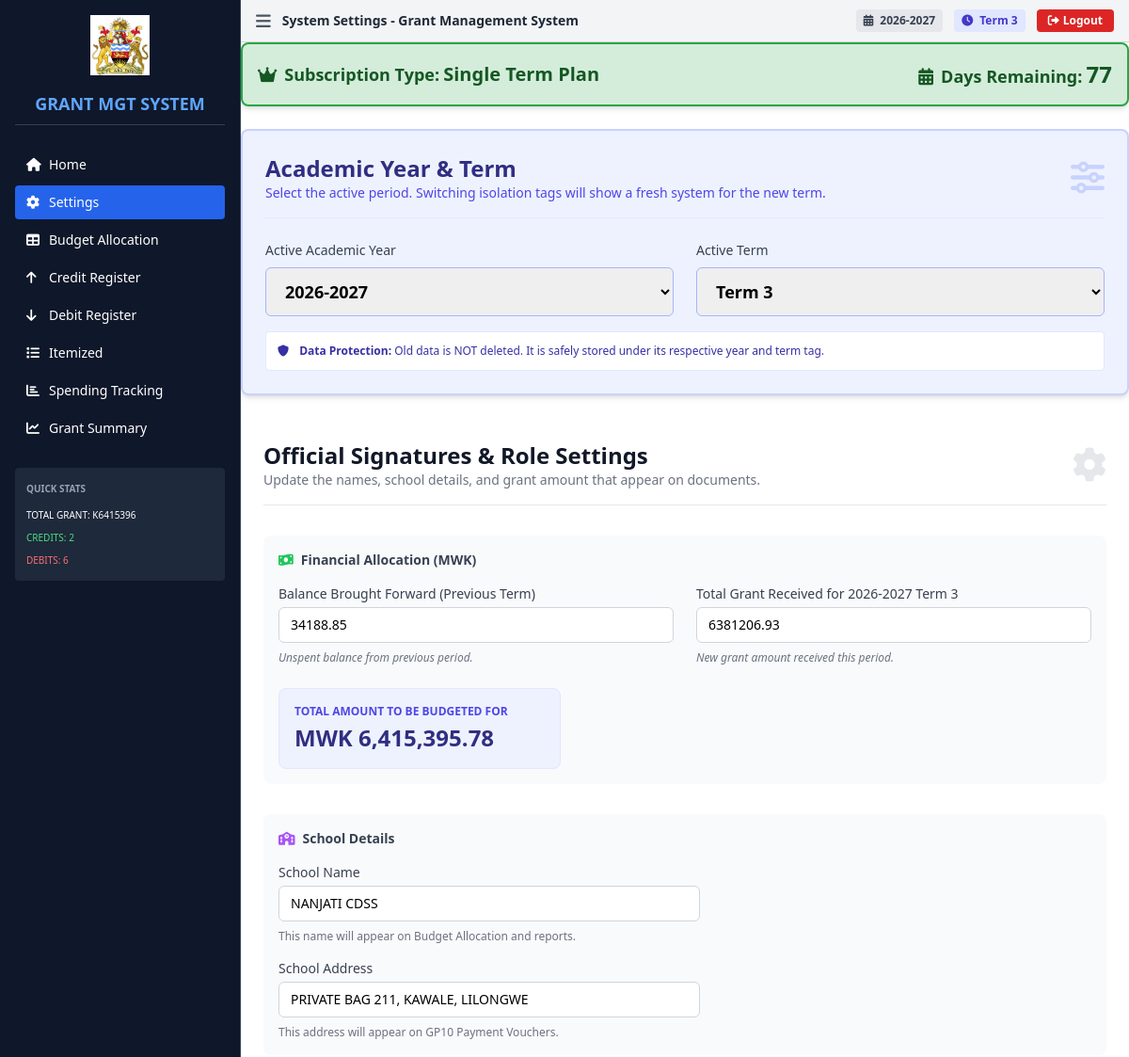
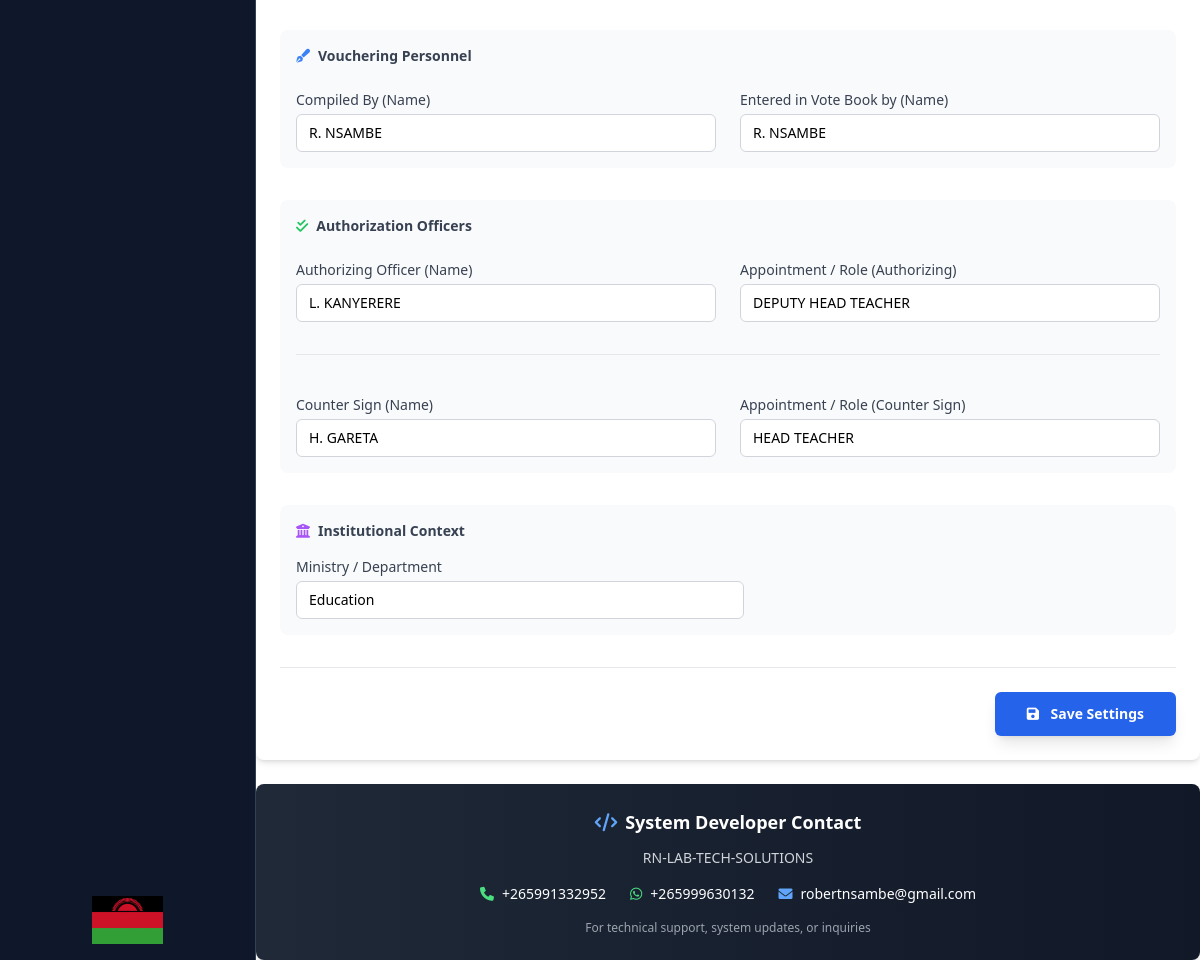
Before: /settings (signed in) with the older database file (2 pictures, top to bottom).
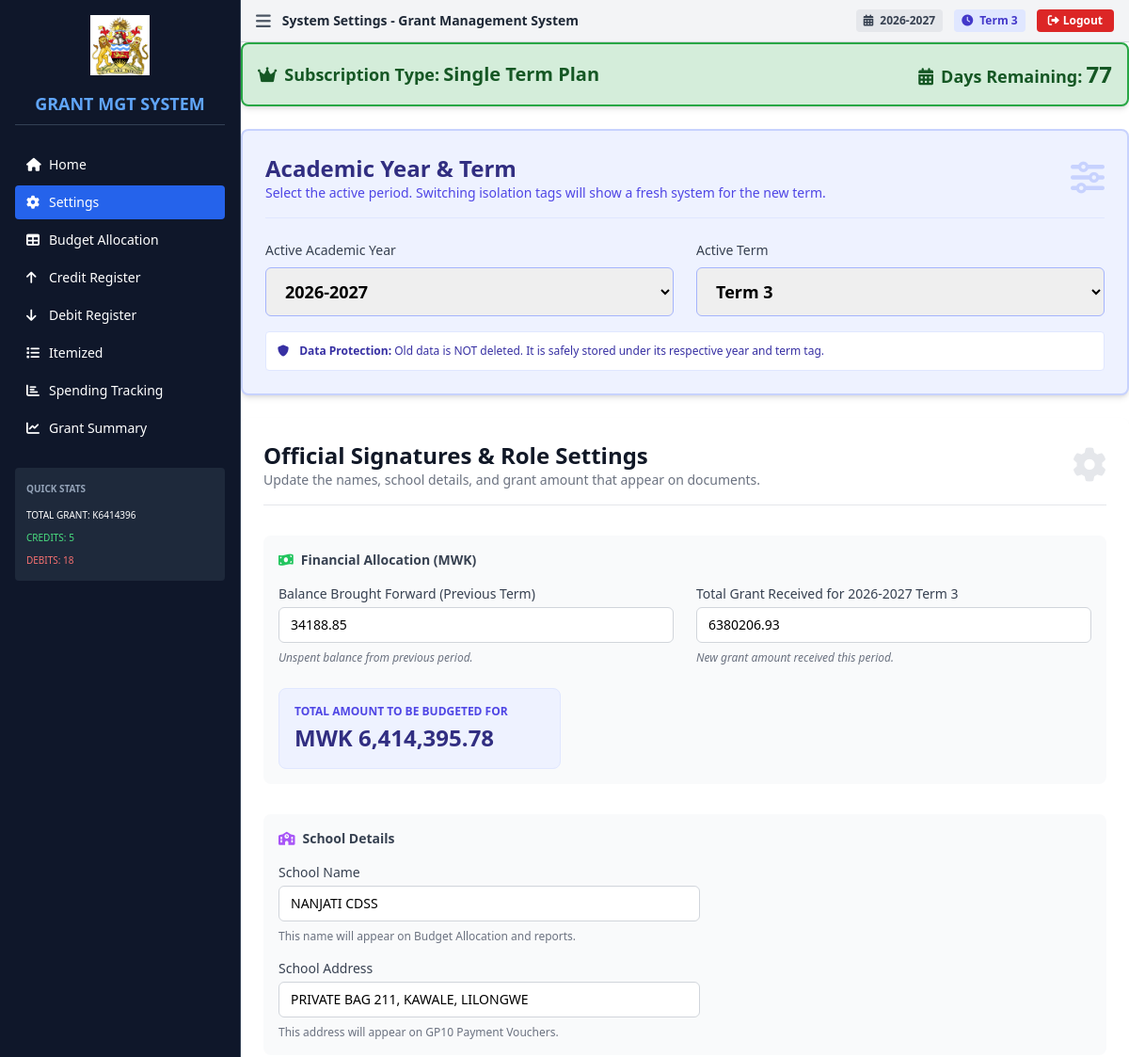
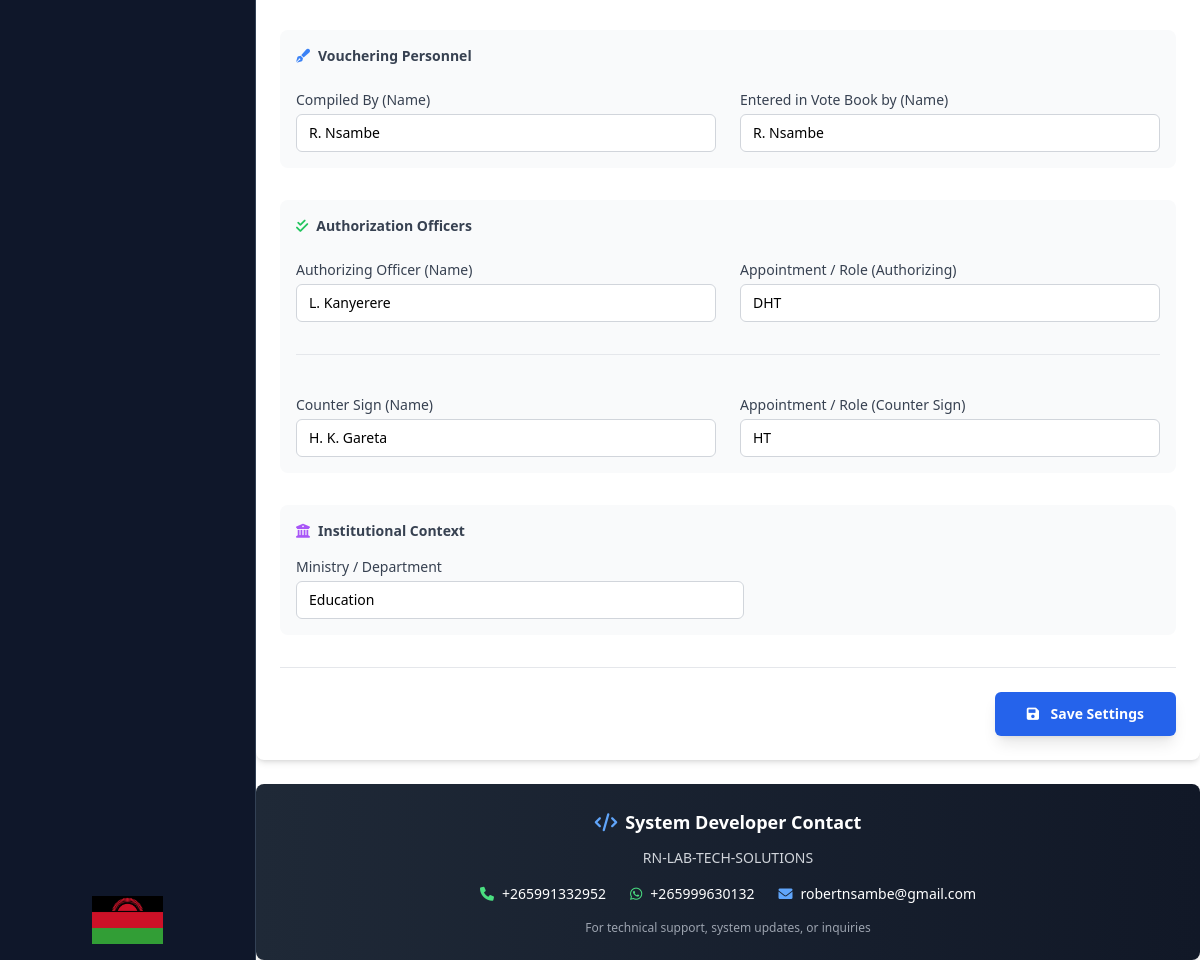
After: the same page with the newer database file (2 pictures, top to bottom).
### tables this page shows
CREATE TABLE term_settings (
                id INTEGER PRIMARY KEY AUTOINCREMENT,
                school_id INTEGER NOT NULL,
                current_academic_year TEXT NOT NULL,
                current_term TEXT NOT NULL,
                updated_at DATETIME DEFAULT CURRENT_TIMESTAMP,
                FOREIGN KEY (school_id) REFERENCES schools(id),
                UNIQUE(school_id)
            );

CREATE TABLE school_settings (
                id INTEGER PRIMARY KEY AUTOINCREMENT,
                school_id INTEGER NOT NULL,
                financial_year TEXT NOT NULL,
                school_address TEXT,
                ministry_department TEXT DEFAULT 'Education',
                total_grant REAL DEFAULT 0,
                compiled_by TEXT,
                entered_by TEXT,
                authorizing_officer TEXT,
                authorizing_appointment TEXT,
                counter_sign TEXT,
                counter_appointment TEXT,
                created_at DATETIME DEFAULT CURRENT_TIMESTAMP,
                updated_at DATETIME DEFAULT CURRENT_TIMESTAMP, school_name TEXT, academic_year TEXT, term TEXT, balance_bf REAL DEFAULT 0,
                FOREIGN KEY (school_id) REFERENCES schools(id),
                UNIQUE(school_id, financial_year)
            );

### app.py (the view, shortened to what this page needs)
@app.route('/settings', methods=['GET', 'POST'])
@require_login
def settings():
    school_id = get_current_school_id()
    academic_year = get_academic_year()
    term = get_term()
    budget = get_budget(academic_year, term)
    credits = get_credits(academic_year, term) or []
    debits = get_debits(academic_year, term) or []
    total_grant = get_total_grant(academic_year, term)
    subscription_info = get_subscription_info(school_id) if school_id else None
    return render_template('settings.html',
                          settings=get_settings(),
                          budget=budget,
                          credits=credits,
                          debits=debits,
                          academic_year=academic_year,
                          term=term,
                          total_grant=total_grant,
                          subscription_info=subscription_info,
                          current_page='settings',
                          success=request.args.get('success'))

### app.py (called while the page is built)
@app.before_request
def update_last_activity():
    if 'user' in session and not session.get('user', {}).get('is_developer'):
        school_id = get_current_school_id()
        if school_id:
            try:
                timestamp = datetime.utcnow().strftime('%Y-%m-%d %H:%M:%S')
                with get_db() as conn:
                    cursor = conn.cursor()
                    cursor.execute('''
                        UPDATE schools
                        SET last_activity = ?
                        WHERE id = ?
                    ''', (timestamp, school_id))
                print(f"✓ Updated activity for school_id={school_id} at {timestamp}")
            except Exception as e:
                print(f"✗ Error updating activity for school_id={school_id}: {e}")

def calculate_days_remaining(expiry_date_str):
    if not expiry_date_str or expiry_date_str == 'None':
        return 0
    try:
        today = datetime.utcnow().date()
        expiry = datetime.strptime(str(expiry_date_str), "%Y-%m-%d").date()
        return (expiry - today).days
    except Exception as e:
        print(f"Error calculating days remaining: {e}")
        return 0

### templates/settings.html (shortened to what the changed rows need)
{% extends "base.html" %}
{% block title %}System Settings - Grant Management System{% endblock %}
{% block content %}
<div class="max-w-full">
    <div class="bg-indigo-50 border-2 border-indigo-200 rounded-lg shadow-md p-6 mb-6">
        <div class="flex items-center justify-between mb-6 pb-4 border-b border-indigo-100">
            <div>
                <h2 class="text-2xl font-bold text-indigo-900">Academic Year & Term</h2>
            </div>
        </div>
        <form method="POST" action="{{ url_for('settings') }}" class="grid grid-cols-1 md:grid-cols-2 gap-6" id="termSettingsForm">
            <div>
                <label class="block text-sm font-medium text-gray-700 mb-2">Active Academic Year</label>
                <select name="academicYear" required onchange="updateSettings()"
                    class="w-full px-4 py-3 border border-indigo-300 rounded-md focus:ring-indigo-500 focus:border-indigo-500 text-lg font-semibold">
                    <option value="2026-2027" {% if academic_year=="2026-2027" %}selected{% endif %}>2026-2027</option>
                </select>
            </div>
            <div>
                <label class="block text-sm font-medium text-gray-700 mb-2">Active Term</label>
                <select name="term" required onchange="updateSettings()"
                    class="w-full px-4 py-3 border border-indigo-300 rounded-md focus:ring-indigo-500 focus:border-indigo-500 text-lg font-semibold">
                    <option value="Term 3" {% if term=="Term 3" %}selected{% endif %}>Term 3</option>
                </select>
            </div>
        </form>
    </div>
    <div class="bg-white rounded-lg shadow-md p-6">
        <div class="flex items-center justify-between mb-8 pb-4 border-b">
            <div>
                <h2 class="text-2xl font-bold text-gray-900">Official Signatures & Role Settings</h2>
            </div>
        </div>
        <form method="POST" action="{{ url_for('settings') }}" class="space-y-8">
            <div class="p-4 bg-gray-50 rounded-lg">
                <div class="grid grid-cols-1 md:grid-cols-2 gap-6 max-w-4xl">
                    <div>
                        <label class="block text-sm font-medium text-gray-700 mb-1">Balance Brought Forward (Previous Term)</label>
                        <input type="number" name="balanceBF" value="{{ settings.balanceBF or 0 }}" step="0.01" min="0" id="balanceBF"
                            class="w-full px-3 py-2 border border-gray-300 rounded-md focus:ring-blue-500 focus:border-blue-500"
                            placeholder="0.00" oninput="calculateTotalBudget()">
                        <p class="mt-2 text-xs text-gray-500 italic">Unspent balance from previous period.</p>
                    </div>
                    <div>
                        <label class="block text-sm font-medium text-gray-700 mb-1">Total Grant Received for {{ academic_year }} {{ term }}</label>
                        <input type="number" name="totalGrant" value="{{ settings.totalGrant or 0 }}" step="0.01" min="0" id="totalGrant"
                            class="w-full px-3 py-2 border border-gray-300 rounded-md focus:ring-blue-500 focus:border-blue-500"
                            placeholder="0.00" oninput="calculateTotalBudget()">
                        <p class="mt-2 text-xs text-gray-500 italic">New grant amount received this period.</p>
                    </div>
                </div>
                <div class="mt-6 p-4 bg-indigo-50 rounded-lg border border-indigo-100 inline-block min-w-[300px]">
                    <div class="text-xs text-indigo-600 uppercase font-bold mb-1">Total Amount to be Budgeted For</div>
                    <div class="text-2xl font-black text-indigo-900" id="totalBudgetDisplay">
                        MWK {{ "{:,.2f}".format((settings.totalGrant or 0) + (settings.balanceBF or 0)) }}
                    </div>
                </div>
            </div>
            <div class="p-4 bg-gray-50 rounded-lg">
                <div class="max-w-md space-y-4">
                    <div>
                        <label class="block text-sm font-medium text-gray-700 mb-1">School Name</label>
                        <input type="text" name="schoolName" value="{{ settings.schoolName }}"
                            class="w-full px-3 py-2 border border-gray-300 rounded-md focus:ring-blue-500 focus:border-blue-500"
                            placeholder="e.g. NANJATI CDSS">
                        <p class="mt-2 text-xs text-gray-500">This name will appear on Budget Allocation and reports.</p>
                    </div>
                    <div>
                        <label class="block text-sm font-medium text-gray-700 mb-1">School Address</label>
                        <input type="text" name="schoolAddress" value="{{ settings.schoolAddress }}"
                            class="w-full px-3 py-2 border border-gray-300 rounded-md focus:ring-blue-500 focus:border-blue-500"
                            placeholder="e.g. P.O. Box 123, Lilongwe, Malawi">
                        <p class="mt-2 text-xs text-gray-500">This address will appear on GP10 Payment Vouchers.</p>
                    </div>
                </div>
            </div>
            <div class="grid grid-cols-1 md:grid-cols-2 gap-6 p-4 bg-gray-50 rounded-lg">
                <div>
                    <label class="block text-sm font-medium text-gray-700 mb-1">Compiled By (Name)</label>
                    <input type="text" name="compiledBy" value="{{ settings.compiledBy }}" required
                        class="w-full px-3 py-2 border border-gray-300 rounded-md focus:ring-blue-500 focus:border-blue-500"
                        placeholder="e.g. John Phiri">
                </div>
                <div>
                    <label class="block text-sm font-medium text-gray-700 mb-1">Entered in Vote Book by (Name)</label>
                    <input type="text" name="enteredBy" value="{{ settings.enteredBy }}" required
                        class="w-full px-3 py-2 border border-gray-300 rounded-md focus:ring-blue-500 focus:border-blue-500"
                        placeholder="e.g. Mary Banda">
                </div>
            </div>
            <div class="grid grid-cols-1 md:grid-cols-2 gap-6 p-4 bg-gray-50 rounded-lg">
                <div>
                    <label class="block text-sm font-medium text-gray-700 mb-1">Authorizing Officer (Name)</label>
                    <input type="text" name="authorizingOfficer" value="{{ settings.authorizingOfficer }}" required
                        class="w-full px-3 py-2 border border-gray-300 rounded-md focus:ring-blue-500 focus:border-blue-500"
                        placeholder="e.g. Samuel Mbeki">
                </div>
                <div>
                    <label class="block text-sm font-medium text-gray-700 mb-1">Appointment / Role (Authorizing)</label>
                    <input type="text" name="authorizingAppointment" value="{{ settings.authorizingAppointment }}"
                        required
                        class="w-full px-3 py-2 border border-gray-300 rounded-md focus:ring-blue-500 focus:border-blue-500"
                        placeholder="e.g. Head Teacher">
                </div>
                <div>
                    <label class="block text-sm font-medium text-gray-700 mb-1">Counter Sign (Name)</label>
                    <input type="text" name="counterSign" value="{{ settings.counterSign }}" required
                        class="w-full px-3 py-2 border border-gray-300 rounded-md focus:ring-blue-500 focus:border-blue-500"
                        placeholder="e.g. Dr. Jane Doe">
                </div>
                <div>
                    <label class="block text-sm font-medium text-gray-700 mb-1">Appointment / Role (Counter
                        Sign)</label>
                    <input type="text" name="counterAppointment" value="{{ settings.counterAppointment }}" required
                        class="w-full px-3 py-2 border border-gray-300 rounded-md focus:ring-blue-500 focus:border-blue-500"
                        placeholder="e.g. PEA / Accountant">
                </div>
            </div>
            <div class="p-4 bg-gray-50 rounded-lg">
                <div class="max-w-md">
                    <label class="block text-sm font-medium text-gray-700 mb-1">Ministry / Department</label>
                    <input type="text" name="ministry" value="{{ settings.ministry }}" required
                        class="w-full px-3 py-2 border border-gray-300 rounded-md focus:ring-blue-500 focus:border-blue-500"
                        placeholder="e.g. Education">
                </div>
            </div>
        </form>
    </div>
</div>
{% endblock %}

### templates/base.html (shortened to what the changed rows need)
<!DOCTYPE html>
<html lang="en">
<head>
    <script src="https://cdn.tailwindcss.com"></script>
    <link rel="stylesheet" href="https://cdnjs.cloudflare.com/ajax/libs/font-awesome/6.0.0/css/all.min.css">
</head>
<body class="bg-gray-50 text-sm">
    <div class="flex h-screen overflow-hidden">
        <aside id="sidebar" class="sidebar w-64 bg-slate-900 text-white flex-shrink-0 border-r border-slate-700">
            <div class="p-4 flex flex-col h-full">
                <h1 class="text-lg font-bold text-blue-400 mb-6 border-b border-slate-700 pb-2 text-center">GRANT MGT
                    SYSTEM</h1>
                {% if budget %}
                <div class="mt-6 p-3 bg-slate-800 rounded">
                    <h3 class="font-semibold mb-2 text-[10px] text-slate-400">QUICK STATS</h3>
                    <div class="space-y-1 text-[10px]">
                        <div>TOTAL GRANT: K{{ "%.0f"|format(budget.totalGrant or 0) }}</div>
                        <div class="text-green-400">CREDITS: {{ credits|length }}</div>
                        <div class="text-red-400">DEBITS: {{ debits|length }}</div>
                    </div>
                </div>
                {% endif %}
            </div>
        </aside>
        <main class="main-content flex-1 overflow-auto bg-white">
            <header class="bg-gray-100 border-b border-gray-300 px-4 py-2">
                <div class="flex items-center justify-between">
                    <div class="flex items-center space-x-3">
                        <h2 class="text-sm font-bold text-gray-800">
                            {% block title %}GRANT MANAGEMENT SYSTEM{% endblock %}
                        </h2>
                    </div>
                    <div class="flex items-center space-x-3">
                        <span class="text-xs font-bold text-gray-700 bg-gray-200 px-2 py-1 rounded">
                            <i class="fas fa-calendar-alt mr-1"></i> {{ academic_year }}
                        </span>
                        <span class="text-xs font-bold text-indigo-700 bg-indigo-100 px-2 py-1 rounded">
                            <i class="fas fa-clock mr-1"></i> {{ term }}
                        </span>
                        <button onclick="logout()" class="bg-red-600 hover:bg-red-700 text-white px-3 py-1 rounded text-xs font-semibold transition">
                            <i class="fas fa-sign-out-alt mr-1"></i>Logout
                        </button>
                    </div>
                </div>
            </header>
            <div class="p-0">
                {% block content %}{% endblock %}
            </div>
        </main>
    </div>
</body>
</html>

Changed rows visible on the page:
removed school_settings: balanceBF "34188.85", totalGrant "6381206.93", (settings.totalGrantor0)+(settings.balanceBFor0) "6,415,395.78", schoolName "NANJATI CDSS", schoolAddress "PRIVATE BAG 211, KAWALE, LILONGWE", compiledBy "R. NSAMBE", enteredBy "R. NSAMBE", authorizingOfficer "L. KANYERERE", authorizingAppointment "DEPUTY HEAD TEACHER", counterSign "H. GARETA", counterAppointment "HEAD TEACHER", ministry "Education"
added school_settings: balanceBF "34188.85", totalGrant "6380206.93", (settings.totalGrantor0)+(settings.balanceBFor0) "6,414,395.78", schoolName "NANJATI CDSS", schoolAddress "PRIVATE BAG 211, KAWALE, LILONGWE", compiledBy "R. Nsambe", enteredBy "R. Nsambe", authorizingOfficer "L. Kanyerere", authorizingAppointment "DHT", counterSign "H. K. Gareta", counterAppointment "HT", ministry "Education"
Other visible differences:
{{ "%.0f"|format(budget.totalGrant or 0) }}: "6415396" → "6414396"
{{ credits|length }}: "2" → "5"
{{ debits|length }}: "6" → "18"
